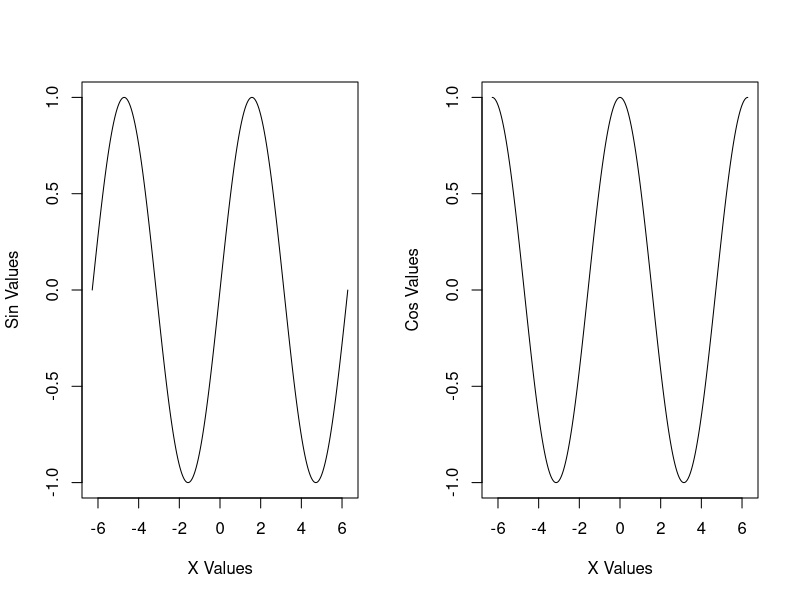

Here is the R script that generated this plot:
range = seq(-2*pi,2*pi,by = 0.0005)

par(mfrow=c(1,2))
plot(range,sin(range),type = 'l',xlab = "X Values",ylab = "Sin Values")
plot(range,cos(range),type = 'l',xlab = "X Values",ylab = "Cos Values")